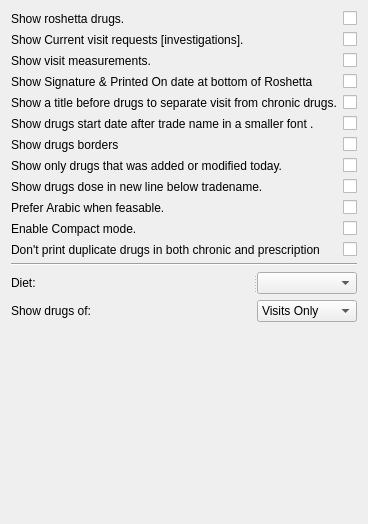
           <widget class="QWidget" name="printDrugsGeneralTab">
            <attribute name="title">
             <string>General</string>
            </attribute>
            <layout class="QGridLayout" name="gridLayout_6">
             <item row="1" column="0">
              <layout class="QHBoxLayout" name="horizontalLayout_6">
               <item>
                <widget class="QLabel" name="label_17">
                 <property name="text">
                  <string>Show Current visit requests [investigations].</string>
                 </property>
                </widget>
               </item>
               <item>
                <widget class="Switch" name="showInvs">
                 <property name="sizePolicy">
                  <sizepolicy hsizetype="Fixed" vsizetype="Fixed">
                   <horstretch>0</horstretch>
                   <verstretch>0</verstretch>
                  </sizepolicy>
                 </property>
                 <property name="text">
                  <string/>
                 </property>
                </widget>
               </item>
              </layout>
             </item>
             <item row="14" column="0">
              <widget class="QSplitter" name="splitter_14">
               <property name="orientation">
                <enum>Qt::Horizontal</enum>
               </property>
               <property name="handleWidth">
                <number>0</number>
               </property>
               <widget class="QLabel" name="label_20">
                <property name="text">
                 <string>Show drugs of:</string>
                </property>
               </widget>
               <widget class="QComboBox" name="drugsMode">
                <property name="maximumSize">
                 <size>
                  <width>100</width>
                  <height>16777215</height>
                 </size>
                </property>
                <item>
                 <property name="text">
                  <string>Visits Only</string>
                 </property>
                </item>
                <item>
                 <property name="text">
                  <string>Basal Only</string>
                 </property>
                </item>
                <item>
                 <property name="text">
                  <string>Both</string>
                 </property>
                </item>
               </widget>
              </widget>
             </item>
             <item row="9" column="0">
              <layout class="QHBoxLayout" name="horizontalLayout_13">
               <item>
                <widget class="QLabel" name="label_25">
                 <property name="text">
                  <string>Prefer Arabic when feasable.</string>
                 </property>
                </widget>
               </item>
               <item>
                <widget class="Switch" name="preferArabic">
                 <property name="sizePolicy">
                  <sizepolicy hsizetype="Fixed" vsizetype="Fixed">
                   <horstretch>0</horstretch>
                   <verstretch>0</verstretch>
                  </sizepolicy>
                 </property>
                 <property name="text">
                  <string/>
                 </property>
                </widget>
               </item>
              </layout>
             </item>
             <item row="0" column="0">
              <layout class="QHBoxLayout" name="horizontalLayout_5">
               <item>
                <widget class="QLabel" name="label_16">
                 <property name="text">
                  <string>Show roshetta drugs.</string>
                 </property>
                </widget>
               </item>
               <item>
                <widget class="Switch" name="showDrugs">
                 <property name="sizePolicy">
                  <sizepolicy hsizetype="Fixed" vsizetype="Fixed">
                   <horstretch>0</horstretch>
                   <verstretch>0</verstretch>
                  </sizepolicy>
                 </property>
                 <property name="text">
                  <string/>
                 </property>
                </widget>
               </item>
              </layout>
             </item>
             <item row="3" column="0">
              <layout class="QHBoxLayout" name="horizontalLayout_18">
               <item>
                <widget class="QLabel" name="label_35">
                 <property name="text">
                  <string>Show Signature &amp; Printed On date at bottom of Roshetta</string>
                 </property>
                </widget>
               </item>
               <item>
                <widget class="Switch" name="SignaturePrintedOn">
                 <property name="sizePolicy">
                  <sizepolicy hsizetype="Fixed" vsizetype="Fixed">
                   <horstretch>0</horstretch>
                   <verstretch>0</verstretch>
                  </sizepolicy>
                 </property>
                 <property name="text">
                  <string/>
                 </property>
                </widget>
               </item>
              </layout>
             </item>
             <item row="15" column="0">
              <spacer name="verticalSpacer">
               <property name="orientation">
                <enum>Qt::Vertical</enum>
               </property>
               <property name="sizeHint" stdset="0">
                <size>
                 <width>337</width>
                 <height>191</height>
                </size>
               </property>
              </spacer>
             </item>
             <item row="6" column="0">
              <layout class="QHBoxLayout" name="horizontalLayout_9">
               <item>
                <widget class="QLabel" name="label_24">
                 <property name="text">
                  <string>Show drugs borders</string>
                 </property>
                </widget>
               </item>
               <item>
                <widget class="Switch" name="showDrugsTableOutline">
                 <property name="sizePolicy">
                  <sizepolicy hsizetype="Fixed" vsizetype="Fixed">
                   <horstretch>0</horstretch>
                   <verstretch>0</verstretch>
                  </sizepolicy>
                 </property>
                 <property name="text">
                  <string/>
                 </property>
                </widget>
               </item>
              </layout>
             </item>
             <item row="11" column="0">
              <layout class="QHBoxLayout" name="horizontalLayout_19">
               <item>
                <widget class="QLabel" name="label_29">
                 <property name="text">
                  <string>Don't print duplicate drugs in both chronic and prescription</string>
                 </property>
                </widget>
               </item>
               <item>
                <widget class="Switch" name="clearDuplicateDrugs">
                 <property name="sizePolicy">
                  <sizepolicy hsizetype="Fixed" vsizetype="Fixed">
                   <horstretch>0</horstretch>
                   <verstretch>0</verstretch>
                  </sizepolicy>
                 </property>
                 <property name="text">
                  <string/>
                 </property>
                </widget>
               </item>
              </layout>
             </item>
             <item row="4" column="0">
              <layout class="QHBoxLayout" name="horizontalLayout_14">
               <item>
                <widget class="QLabel" name="label_30">
                 <property name="text">
                  <string>Show a title before drugs to separate visit from chronic drugs.</string>
                 </property>
                </widget>
               </item>
               <item>
                <widget class="Switch" name="showDrugsTitle">
                 <property name="sizePolicy">
                  <sizepolicy hsizetype="Fixed" vsizetype="Fixed">
                   <horstretch>0</horstretch>
                   <verstretch>0</verstretch>
                  </sizepolicy>
                 </property>
                 <property name="font">
                  <font>
                   <weight>50</weight>
                   <bold>false</bold>
                  </font>
                 </property>
                 <property name="text">
                  <string/>
                 </property>
                </widget>
               </item>
              </layout>
             </item>
             <item row="5" column="0">
              <layout class="QHBoxLayout" name="horizontalLayout_17">
               <item>
                <widget class="QLabel" name="label_34">
                 <property name="text">
                  <string>Show drugs start date after trade name in a smaller font .</string>
                 </property>
                </widget>
               </item>
               <item>
                <widget class="Switch" name="drugsInitDate">
                 <property name="sizePolicy">
                  <sizepolicy hsizetype="Fixed" vsizetype="Fixed">
                   <horstretch>0</horstretch>
                   <verstretch>0</verstretch>
                  </sizepolicy>
                 </property>
                 <property name="text">
                  <string/>
                 </property>
                </widget>
               </item>
              </layout>
             </item>
             <item row="8" column="0">
              <layout class="QHBoxLayout" name="horizontalLayout_11">
               <item>
                <widget class="QLabel" name="label_22">
                 <property name="text">
                  <string>Show drugs dose in new line below tradename.</string>
                 </property>
                </widget>
               </item>
               <item>
                <widget class="Switch" name="showDoseNewLine">
                 <property name="sizePolicy">
                  <sizepolicy hsizetype="Fixed" vsizetype="Fixed">
                   <horstretch>0</horstretch>
                   <verstretch>0</verstretch>
                  </sizepolicy>
                 </property>
                 <property name="text">
                  <string/>
                 </property>
                </widget>
               </item>
              </layout>
             </item>
             <item row="2" column="0">
              <layout class="QHBoxLayout" name="horizontalLayout_7">
               <item>
                <widget class="QLabel" name="label_18">
                 <property name="text">
                  <string>Show visit measurements.</string>
                 </property>
                </widget>
               </item>
               <item>
                <widget class="Switch" name="showMesurements">
                 <property name="sizePolicy">
                  <sizepolicy hsizetype="Fixed" vsizetype="Fixed">
                   <horstretch>0</horstretch>
                   <verstretch>0</verstretch>
                  </sizepolicy>
                 </property>
                 <property name="text">
                  <string/>
                 </property>
                </widget>
               </item>
              </layout>
             </item>
             <item row="7" column="0">
              <layout class="QHBoxLayout" name="horizontalLayout_10">
               <item>
                <widget class="QLabel" name="label_21">
                 <property name="text">
                  <string>Show only drugs that was added or modified today.</string>
                 </property>
                </widget>
               </item>
               <item>
                <widget class="Switch" name="showOnlyNewlyModifiedAddedDrugs">
                 <property name="sizePolicy">
                  <sizepolicy hsizetype="Fixed" vsizetype="Fixed">
                   <horstretch>0</horstretch>
                   <verstretch>0</verstretch>
                  </sizepolicy>
                 </property>
                 <property name="text">
                  <string/>
                 </property>
                </widget>
               </item>
              </layout>
             </item>
             <item row="10" column="0">
              <layout class="QHBoxLayout" name="horizontalLayout_16">
               <item>
                <widget class="QLabel" name="label_28">
                 <property name="text">
                  <string>Enable Compact mode.</string>
                 </property>
                </widget>
               </item>
               <item>
                <widget class="Switch" name="compactMode">
                 <property name="sizePolicy">
                  <sizepolicy hsizetype="Fixed" vsizetype="Fixed">
                   <horstretch>0</horstretch>
                   <verstretch>0</verstretch>
                  </sizepolicy>
                 </property>
                 <property name="text">
                  <string/>
                 </property>
                </widget>
               </item>
              </layout>
             </item>
             <item row="12" column="0">
              <widget class="Line" name="line">
               <property name="orientation">
                <enum>Qt::Horizontal</enum>
               </property>
              </widget>
             </item>
             <item row="13" column="0">
              <widget class="QSplitter" name="splitter_12">
               <property name="orientation">
                <enum>Qt::Horizontal</enum>
               </property>
               <widget class="QLabel" name="label_11">
                <property name="text">
                 <string>Diet:</string>
                </property>
               </widget>
               <widget class="QComboBox" name="diet">
                <property name="maximumSize">
                 <size>
                  <width>100</width>
                  <height>16777215</height>
                 </size>
                </property>
               </widget>
              </widget>
             </item>
            </layout>
           </widget>
